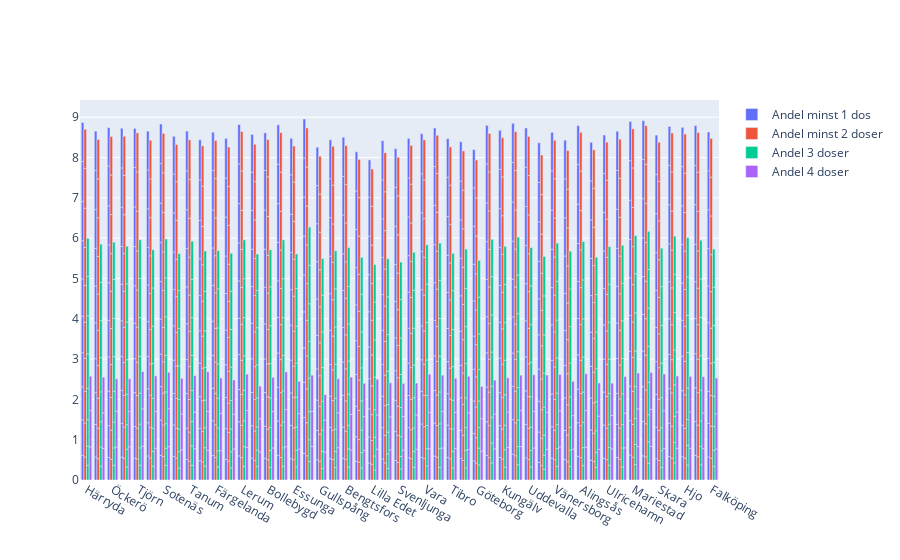

Notebook code cell kept with this figure:
### Code cell
plotter_alt(västra_götaland_län)

### Figure 1 — Plotly figure (JSON) as saved in the notebook; plotly's stock layout.template omitted (floating-point values rounded to 4 significant figures; data arrays with more than 128 entries replaced by an {"elided": "..."} marker saying what was removed)
{"data": [{"name": "Andel minst 1 dos", "showlegend": true, "type": "bar", "x": {"elided": "490 str values"}, "y": {"elided": "490 float values"}}, {"name": "Andel minst 2 doser", "showlegend": true, "type": "bar", "x": {"elided": "490 str values"}, "y": {"elided": "490 float values"}}, {"name": "Andel 3 doser", "showlegend": true, "type": "bar", "x": {"elided": "490 str values"}, "y": {"elided": "490 float values"}}, {"name": "Andel 4 doser", "showlegend": true, "type": "bar", "x": {"elided": "490 str values"}, "y": {"elided": "490 float values"}}], "layout": {"xaxis": {"anchor": "y", "domain": [0, 1]}, "yaxis": {"anchor": "x", "domain": [0, 1]}}}
